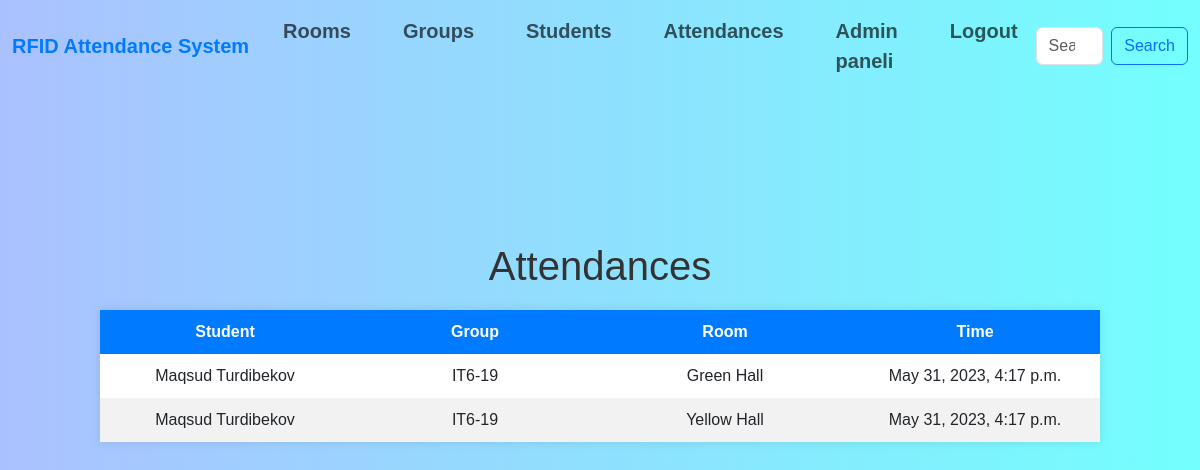
Page /students/mafkfjsjnjkabfjk (signed in) on the committed database.
### rfid_app/models.py (models this page shows, shortened)
class Attendance(models.Model):
    RFID = models.ForeignKey(Student,
                             on_delete=models.CASCADE
                             )
    room_id = models.ForeignKey(Room,
                                on_delete=models.CASCADE
                                )
    time_in = models.DateTimeField()
    class Meta:
        ordering = ["-time_in"]

class Student(models.Model):
    name = models.CharField(max_length=30)
    surname = models.CharField(max_length=40)
    RFID = models.CharField(primary_key=True, max_length=16)
    group = models.CharField(max_length=10)

class Room(models.Model):
    room_name = models.CharField(max_length=20)
    room_id = models.CharField(max_length=10, primary_key=True)

### rfid_app/views.py (the view)
# urls.py: path('students/<rfid>', studentView, name='student'),
@login_required(login_url='login')
def studentView(request, rfid):
    mydata = Attendance.objects.all().select_related('RFID', 'room_id').filter(RFID=rfid)
    template = loader.get_template('student.html')
    context = {
        'mydata': mydata,
    }
    return HttpResponse(template.render(context, request))

### templates/student.html (shortened to what this page needs)
{% load static %}
<!DOCTYPE html>
<html lang="en">
<head>
    <link rel="stylesheet" href="{% static 'style.css' %}">
    <link href="https://cdn.jsdelivr.net/npm/bootstrap@5.3.0-alpha3/dist/css/bootstrap.min.css"
    rel="stylesheet"
>
</head>
<body>
    {% include 'navbar.html' %}
    <h1 class="h1s">Attendances</h1>
    <table>
        <thead>
            <tr>
                <th>Student</th>
                <th>Group</th>
                <th>Room</th>
                <th>Time</th>
            </tr>
        </thead>
        <tbody>
            {% for a in mydata %}
            <tr>
                <td>{{ a.RFID.name }} {{ a.RFID.surname }}</td>
                <td>{{ a.RFID.group }}</td>
                <td>{{ a.room_id.room_name }}</td>
                <td>{{a.time_in}}</td>
            </tr>
            {% endfor %}
        </tbody>
    </table>
</body>
</html>

### static/style.css (style rules this page uses)
body, h1, h2, h3, p, ul, li { margin: 0; padding: 0; }
body { font-family: Arial, sans-serif; line-height: 1.5; background: linear-gradient(to right, #abc1ff, #73fffd); }

### templates/student.html (style rules this page uses)
body { font-family: Arial, sans-serif; background: linear-gradient(to right, #abc1ff, #73fffd); }
h1 { color: #333; text-align: center; }
table { width: 100%; max-width: 1000px; margin: 20px auto; border-collapse: collapse; box-shadow: 0 0 10px rgba(0, 0, 0, 0.1); background-color: #fff; }
th, td { padding: 10px; text-align: center; width: 25%; }
th { background-color: #007bff; color: #fff; }
tr:nth-child(even) { background-color: #f2f2f2; }
.h1s { margin-top: 150px; }

### rows in the picture
Attendance: RFID.name "Maqsud", RFID.surname "Turdibekov", RFID.group "IT6-19", room_id.room_name "Green Hall", time_in "May 31, 2023, 4:17 p.m."
Attendance: RFID.name "Maqsud", RFID.surname "Turdibekov", RFID.group "IT6-19", room_id.room_name "Yellow Hall", time_in "May 31, 2023, 4:17 p.m."
